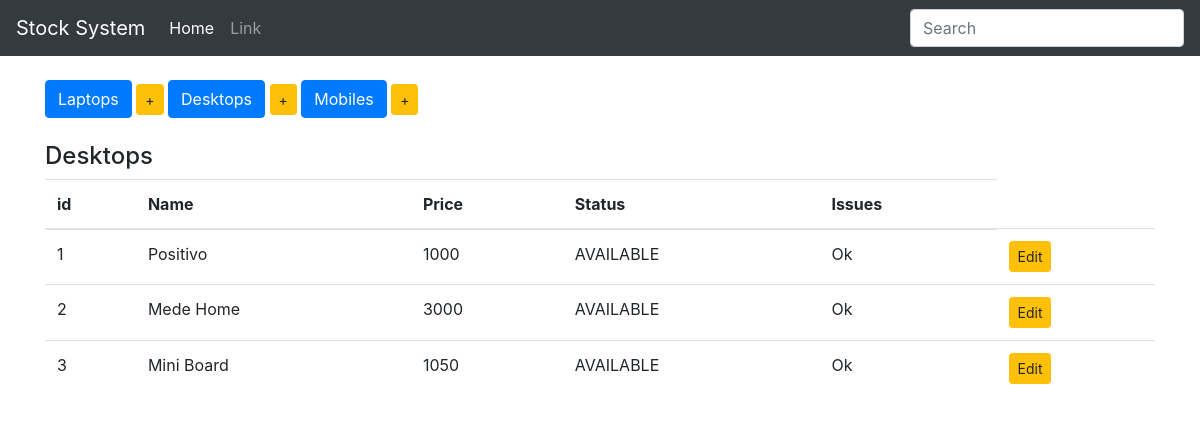
/show_desktops, run on the app's committed database.
### StockApp/models.py (models this page shows, shortened)
class Product(models.Model):
    name = models.CharField(max_length=100, blank=False)
    price = models.IntegerField()
    choices = (
        ('AVAILABLE', 'Ready to Purchase'),
        ('SOLD', 'Item Sold'),
        ('RESTOCKING', 'Under Restocking')
    )
    status = models.CharField(max_length=10, choices=choices, default='AVAILABLE')
    issues = models.CharField(max_length=100, default='Ok')
    class Meta:
        abstract = True

class Desktop(Product):
    pass

### StockApp/views.py (the view)
# urls.py: url(r'^show_desktops$', show_desktops, name='show_desktops'),
def show_desktops(request):
    items = Desktop.objects.all()
    context = {
        'items': items,
        'header': 'Desktops'
    }
    return render(request, 'index.html', context)

### StockApp/templates/index.html
{% extends 'base.html' %}
{% block body %}
    <br>
    <div class="button-group">
        <a href="{% url 'show_laptops' %}" class="btn btn-primary btn-md" role="button"> Laptops</a>
        <a href="{% url 'add_laptop' %}" class="btn btn-warning btn-sm" role="button"> +</a>
        <a href="{% url 'show_desktops' %}" class="btn btn-primary btn-md" role="button"> Desktops</a>
        <a href="{% url 'add_desktop' %}" class="btn btn-warning btn-sm" role="button"> +</a>
        <a href="{% url 'show_mobiles' %}" class="btn btn-primary btn-md" role="button"> Mobiles</a>
        <a href="{% url 'add_mobile' %}" class="btn btn-warning btn-sm" role="button"> +</a>
    </div>
    <br>
    <h4>{{ header }}</h4>
    <table class="table table-hover">
        <thead>
        <tr>
            <th>id</th>
            <th>Name</th>
            <th>Price</th>
            <th>Status</th>
            <th>Issues</th>
        </tr>
        </thead>
        <tbody>
        {% for item in items %}
            <tr>
                <td>{{ item.pk }}</td>
                <td>{{ item.name }}</td>
                <td>{{ item.price }}</td>
                <td>{{ item.status }}</td>
                <td>{{ item.issues }}</td>
                <td>
                    <a href="#" class="btn btn-warning btn-sm" role="button">Edit</a>
                </td>
            </tr>
        {% endfor %}
        </tbody>
    </table>
{% endblock %}

### data on the page
Desktop: pk "1", name "Positivo", price "1000", status "AVAILABLE", issues "Ok"
Desktop: pk "2", name "Mede Home", price "3000", status "AVAILABLE", issues "Ok"
Desktop: pk "3", name "Mini Board", price "1050", status "AVAILABLE", issues "Ok"

### other printed values
{{ header }} "Desktops"
